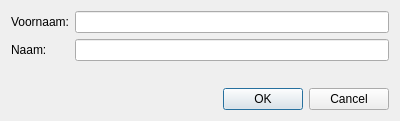
<?xml version="1.0" encoding="UTF-8"?>
<ui version="4.0">
 <class>ToevoegenArts</class>
 <widget class="QDialog" name="ToevoegenArts">
  <property name="windowModality">
   <enum>Qt::WindowModal</enum>
  </property>
  <property name="geometry">
   <rect>
    <x>0</x>
    <y>0</y>
    <width>400</width>
    <height>121</height>
   </rect>
  </property>
  <property name="windowTitle">
   <string>Toevoegen arts</string>
  </property>
  <property name="modal">
   <bool>true</bool>
  </property>
  <layout class="QVBoxLayout" name="verticalLayout">
   <item>
    <layout class="QGridLayout" name="gridLayout">
     <item row="0" column="0">
      <widget class="QLabel" name="l_voornaam">
       <property name="text">
        <string>Voornaam:</string>
       </property>
      </widget>
     </item>
     <item row="0" column="1">
      <widget class="QLineEdit" name="m_voornaam"/>
     </item>
     <item row="1" column="0">
      <widget class="QLabel" name="l_naam">
       <property name="text">
        <string>Naam:</string>
       </property>
      </widget>
     </item>
     <item row="1" column="1">
      <widget class="QLineEdit" name="m_naam"/>
     </item>
    </layout>
   </item>
   <item>
    <spacer name="verticalSpacer">
     <property name="orientation">
      <enum>Qt::Vertical</enum>
     </property>
     <property name="sizeHint" stdset="0">
      <size>
       <width>20</width>
       <height>17</height>
      </size>
     </property>
    </spacer>
   </item>
   <item>
    <widget class="QDialogButtonBox" name="buttonBox">
     <property name="orientation">
      <enum>Qt::Horizontal</enum>
     </property>
     <property name="standardButtons">
      <set>QDialogButtonBox::Cancel|QDialogButtonBox::Ok</set>
     </property>
    </widget>
   </item>
  </layout>
 </widget>
 <resources/>
 <connections>
  <connection>
   <sender>buttonBox</sender>
   <signal>accepted()</signal>
   <receiver>ToevoegenArts</receiver>
   <slot>accept()</slot>
   <hints>
    <hint type="sourcelabel">
     <x>248</x>
     <y>254</y>
    </hint>
    <hint type="destinationlabel">
     <x>157</x>
     <y>274</y>
    </hint>
   </hints>
  </connection>
  <connection>
   <sender>buttonBox</sender>
   <signal>rejected()</signal>
   <receiver>ToevoegenArts</receiver>
   <slot>reject()</slot>
   <hints>
    <hint type="sourcelabel">
     <x>316</x>
     <y>260</y>
    </hint>
    <hint type="destinationlabel">
     <x>286</x>
     <y>274</y>
    </hint>
   </hints>
  </connection>
 </connections>
</ui>
